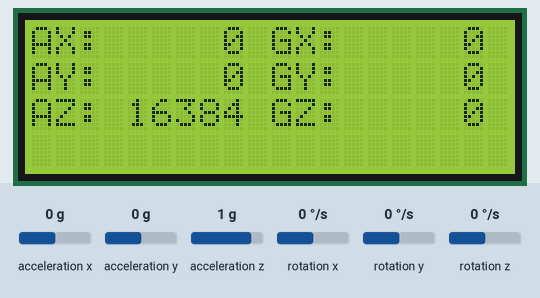
Bench run of a sketch on a simulated Arduino Uno, built with avr-gcc and run on an emulated ATmega328P. Parts: 20×4 character LCD. Wiring (inferred from the names in the program): MPU-6050 motion sensor at I2C address 0x68. Inputs (shaded band) come from the test bench; at power-on: acceleration x 0 g, acceleration y 0 g, acceleration z 1 g, rotation x 0 °/s, rotation y 0 °/s, rotation z 0 °/s.

Above: at 3.2 s.
3.3 s: acceleration x set to -1.4 g
At 4.5 s:
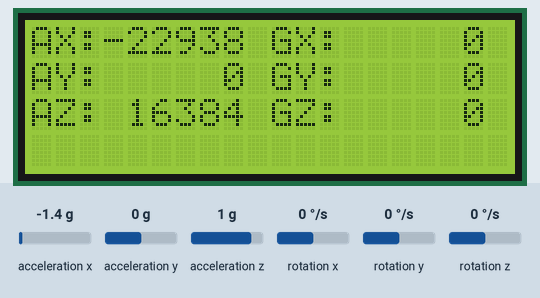
5.1 s: acceleration y set to -1.4 g
At 5.9 s:
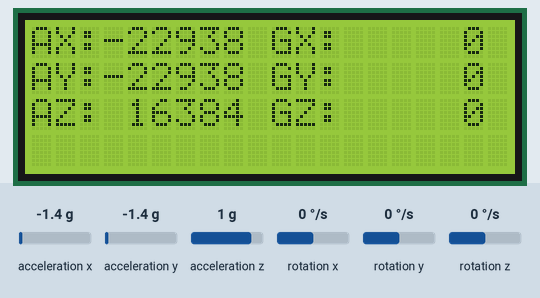
6.7 s: acceleration z set to -1.4 g
At 8.0 s:
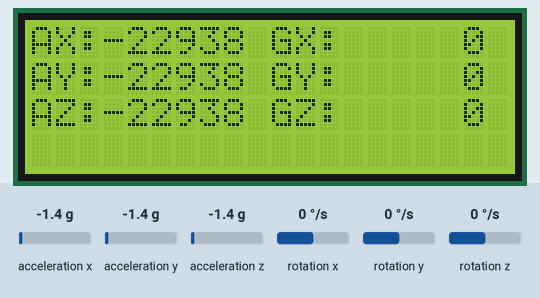
8.3 s: rotation x set to -192 °/s
At 9.0 s:
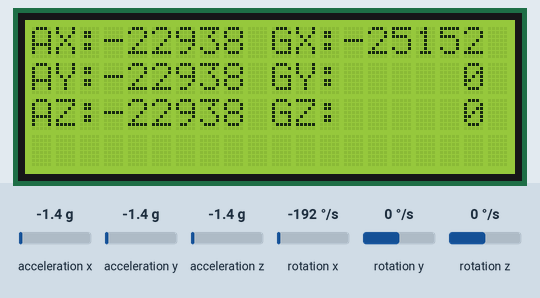
9.8 s: rotation y set to -192 °/s
At 11.1 s:
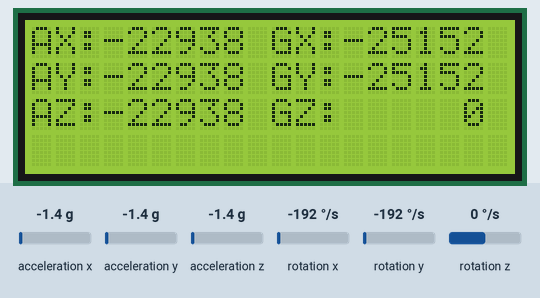
11.4 s: rotation z set to -192 °/s
At 12.1 s:
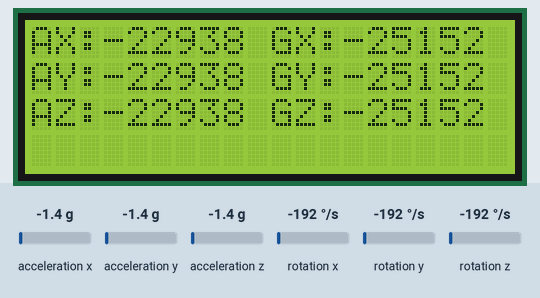
Timing chart, 0 to 14.0 s (numbered marks = the images above; inputs shaded):
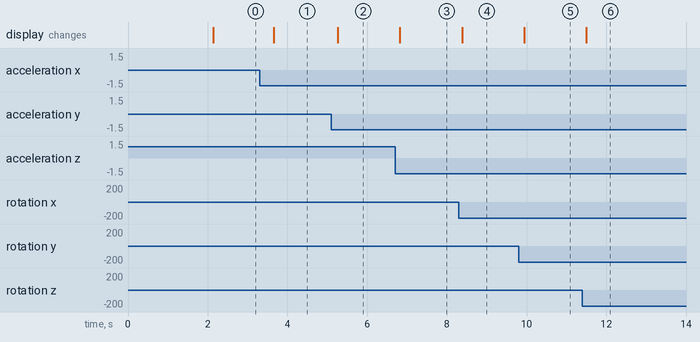

Measured:
- after the input at 3.3 s, the display: changes after 0.35 s (image 1)
- after the input at 5.1 s, the display: changes after 0.16 s (image 2)
- after the input at 6.7 s, the display: changes after 0.12 s (image 3)
- after the input at 8.3 s, the display: changes after 0.08 s (image 4)
- after the input at 9.8 s, the display: changes after 0.14 s (image 5)
- after the input at 11.4 s, the display: changes after 0.10 s (image 6)

The sketch:

mpu_6050_acc_gyro_lcd.ino
```cpp
// MPU-6050 Short Example Sketch
// By Arduino User JohnChi
// August 17, 2014
// Public Domain
#include <Wire.h>
#include <LiquidCrystal_I2C.h>

const int MPU_addr=0x68;  // I2C address of the MPU-6050
int16_t AcX,AcY,AcZ,Tmp,GyX,GyY,GyZ;

LiquidCrystal_I2C lcd(0x27,20,4);  // set the LCD address to 0x27 for a 16 chars and 2 line display

void setup(){
  Wire.begin();
  Wire.beginTransmission(MPU_addr);
  Wire.write(0x6B);  // PWR_MGMT_1 register
  Wire.write(0);     // set to zero (wakes up the MPU-6050)
  Wire.endTransmission(true);
  lcd.init();                      // initialize the lcd
  lcd.backlight();
  lcd.clear();
  lcd.print ("start in 2 sec");
  delay(2000);
  lcd.clear();

}
void loop(){
  Wire.beginTransmission(MPU_addr);
  Wire.write(0x3B);  // starting with register 0x3B (ACCEL_XOUT_H)
  Wire.endTransmission(false);
  Wire.requestFrom(MPU_addr,14,true);  // request a total of 14 registers
  AcX=Wire.read()<<8|Wire.read();  // 0x3B (ACCEL_XOUT_H) & 0x3C (ACCEL_XOUT_L)
  AcY=Wire.read()<<8|Wire.read();  // 0x3D (ACCEL_YOUT_H) & 0x3E (ACCEL_YOUT_L)
  AcZ=Wire.read()<<8|Wire.read();  // 0x3F (ACCEL_ZOUT_H) & 0x40 (ACCEL_ZOUT_L)
  Tmp=Wire.read()<<8|Wire.read();  // 0x41 (TEMP_OUT_H) & 0x42 (TEMP_OUT_L)
  GyX=Wire.read()<<8|Wire.read();  // 0x43 (GYRO_XOUT_H) & 0x44 (GYRO_XOUT_L)
  GyY=Wire.read()<<8|Wire.read();  // 0x45 (GYRO_YOUT_H) & 0x46 (GYRO_YOUT_L)
  GyZ=Wire.read()<<8|Wire.read();  // 0x47 (GYRO_ZOUT_H) & 0x48 (GYRO_ZOUT_L)

  char stringBuffer[20];

  sprintf (stringBuffer,"AX:%6d", AcX);
  lcd.setCursor(0,0);
  lcd.print (stringBuffer);
  sprintf (stringBuffer,"AY:%6d", AcY);
  lcd.setCursor(0,1);
  lcd.print (stringBuffer);
  sprintf (stringBuffer,"AZ:%6d", AcZ);
  lcd.setCursor(0,2);
  lcd.print (stringBuffer);
  sprintf (stringBuffer,"GX:%6d", GyX);
  lcd.setCursor(10,0);
  lcd.print (stringBuffer);
  sprintf (stringBuffer,"GY:%6d", GyY);
  lcd.setCursor(10,1);
  lcd.print (stringBuffer);
  sprintf (stringBuffer,"GZ:%6d", GyZ);
  lcd.setCursor(10,2);
  lcd.print (stringBuffer);

  delay(333);
}
```
